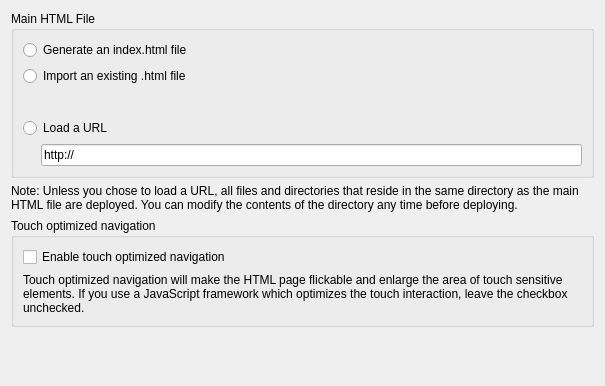
<?xml version="1.0" encoding="UTF-8"?>
<ui version="4.0">
 <class>QmakeProjectManager::Internal::Html5AppWizardSourcesPage</class>
 <widget class="QWizardPage" name="QmakeProjectManager::Internal::Html5AppWizardSourcesPage">
  <property name="geometry">
   <rect>
    <x>0</x>
    <y>0</y>
    <width>605</width>
    <height>386</height>
   </rect>
  </property>
  <property name="windowTitle">
   <string>WizardPage</string>
  </property>
  <layout class="QVBoxLayout" name="verticalLayout_2">
   <item>
    <widget class="QGroupBox" name="mainQmlFileGroupBox">
     <property name="title">
      <string>Main HTML File</string>
     </property>
     <layout class="QGridLayout" name="gridLayout">
      <item row="0" column="0" colspan="2">
       <widget class="QRadioButton" name="generateRadioButton">
        <property name="text">
         <string>Generate an index.html file</string>
        </property>
       </widget>
      </item>
      <item row="1" column="0" colspan="2">
       <widget class="QRadioButton" name="importRadioButton">
        <property name="enabled">
         <bool>true</bool>
        </property>
        <property name="text">
         <string>Import an existing .html file</string>
        </property>
       </widget>
      </item>
      <item row="2" column="1">
       <widget class="Utils::PathChooser" name="importLineEdit" native="true">
        <property name="enabled">
         <bool>true</bool>
        </property>
       </widget>
      </item>
      <item row="2" column="0">
       <spacer name="horizontalSpacer">
        <property name="orientation">
         <enum>Qt::Horizontal</enum>
        </property>
        <property name="sizeType">
         <enum>QSizePolicy::Maximum</enum>
        </property>
        <property name="sizeHint" stdset="0">
         <size>
          <width>12</width>
          <height>20</height>
         </size>
        </property>
       </spacer>
      </item>
      <item row="3" column="0" colspan="2">
       <widget class="QRadioButton" name="urlRadioButton">
        <property name="enabled">
         <bool>true</bool>
        </property>
        <property name="text">
         <string>Load a URL</string>
        </property>
       </widget>
      </item>
      <item row="4" column="1">
       <widget class="QLineEdit" name="urlLineEdit">
        <property name="enabled">
         <bool>true</bool>
        </property>
        <property name="text">
         <string>http://</string>
        </property>
       </widget>
      </item>
      <item row="4" column="0">
       <spacer name="horizontalSpacer_2">
        <property name="orientation">
         <enum>Qt::Horizontal</enum>
        </property>
        <property name="sizeType">
         <enum>QSizePolicy::Maximum</enum>
        </property>
        <property name="sizeHint" stdset="0">
         <size>
          <width>12</width>
          <height>20</height>
         </size>
        </property>
       </spacer>
      </item>
     </layout>
    </widget>
   </item>
   <item>
    <widget class="QLabel" name="deploymentNote">
     <property name="sizePolicy">
      <sizepolicy hsizetype="Preferred" vsizetype="Preferred">
       <horstretch>0</horstretch>
       <verstretch>0</verstretch>
      </sizepolicy>
     </property>
     <property name="text">
      <string>Note: Unless you chose to load a URL, all files and directories that reside in the same directory as the main HTML file are deployed. You can modify the contents of the directory any time before deploying.</string>
     </property>
     <property name="alignment">
      <set>Qt::AlignLeading|Qt::AlignLeft|Qt::AlignTop</set>
     </property>
     <property name="wordWrap">
      <bool>true</bool>
     </property>
    </widget>
   </item>
   <item>
    <widget class="QGroupBox" name="groupBox">
     <property name="title">
      <string>Touch optimized navigation</string>
     </property>
     <layout class="QVBoxLayout" name="verticalLayout">
      <item>
       <widget class="QCheckBox" name="touchOptimizationCheckBox">
        <property name="text">
         <string>Enable touch optimized navigation</string>
        </property>
       </widget>
      </item>
      <item>
       <widget class="QLabel" name="label">
        <property name="text">
         <string>Touch optimized navigation will make the HTML page flickable and enlarge the area of touch sensitive elements. If you use a JavaScript framework which optimizes the touch interaction, leave the checkbox unchecked.</string>
        </property>
        <property name="wordWrap">
         <bool>true</bool>
        </property>
       </widget>
      </item>
     </layout>
    </widget>
   </item>
   <item>
    <spacer name="verticalSpacer">
     <property name="orientation">
      <enum>Qt::Vertical</enum>
     </property>
     <property name="sizeHint" stdset="0">
      <size>
       <width>20</width>
       <height>40</height>
      </size>
     </property>
    </spacer>
   </item>
  </layout>
 </widget>
 <customwidgets>
  <customwidget>
   <class>Utils::PathChooser</class>
   <extends>QWidget</extends>
   <header location="global">utils/pathchooser.h</header>
   <container>1</container>
   <slots>
    <signal>editingFinished()</signal>
    <signal>browsingFinished()</signal>
   </slots>
  </customwidget>
 </customwidgets>
 <resources/>
 <connections/>
</ui>
